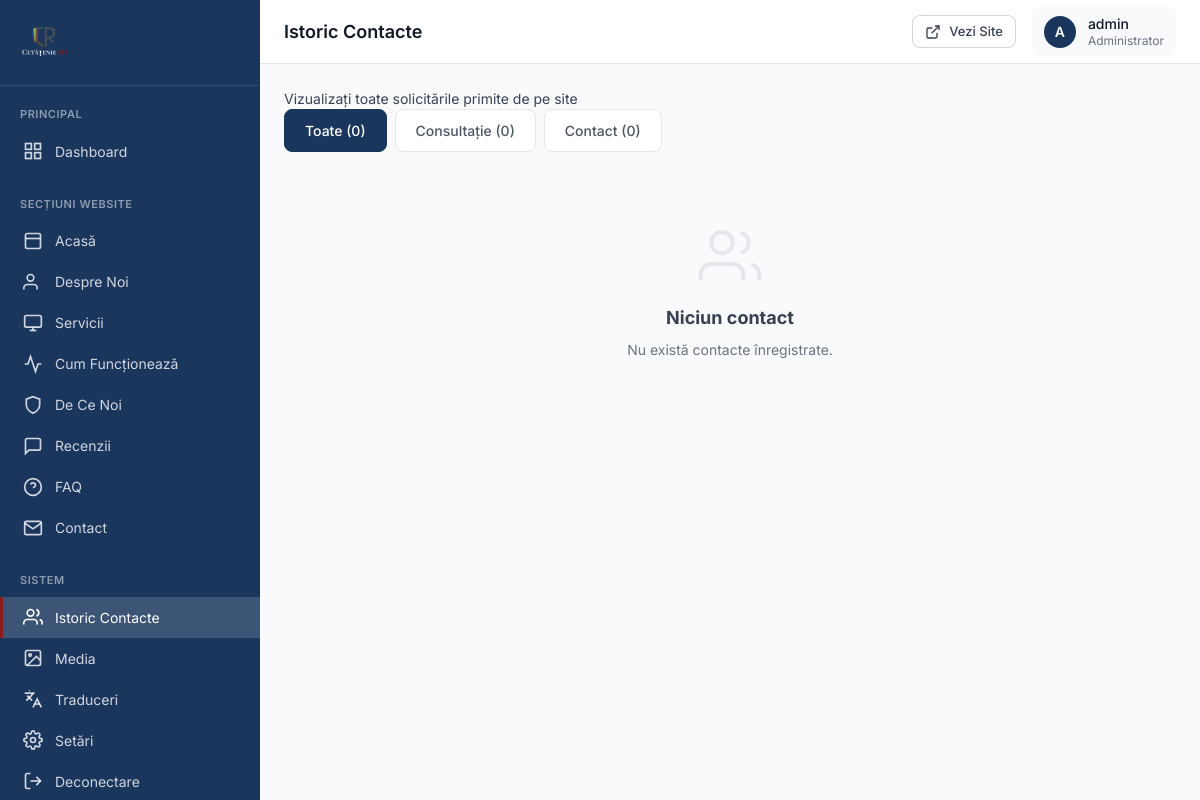
Before: /admin/sections/contacts.php (signed in) with the older database file.
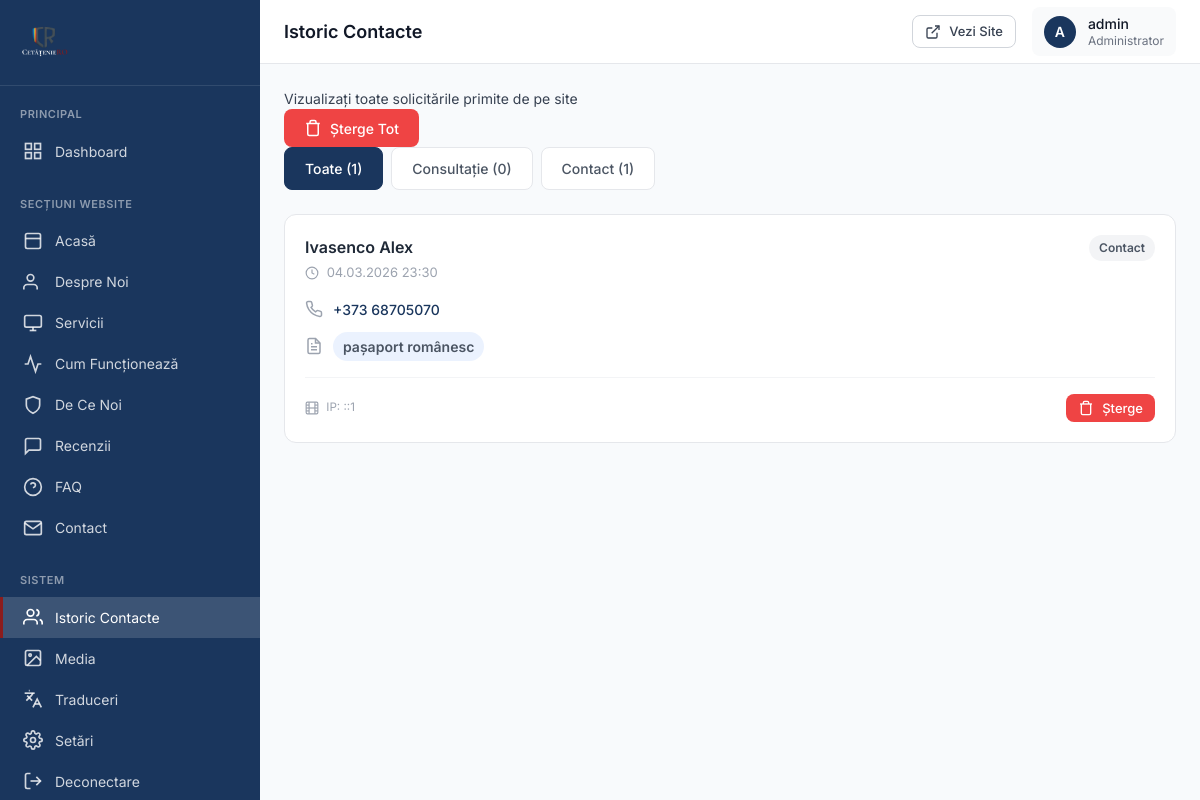
After: the same page with the newer database file.
### tables this page shows
CREATE TABLE `contacts_history` (
  `id` int(11) NOT NULL,
  `name` varchar(255) NOT NULL,
  `phone` varchar(50) NOT NULL,
  `service` varchar(255) DEFAULT NULL,
  `source` varchar(50) NOT NULL,
  `ip_address` varchar(45) DEFAULT NULL,
  `user_agent` text DEFAULT NULL,
  `created_at` datetime DEFAULT current_timestamp()
);

### admin/sections/contacts.php (the view, shortened to what this page needs)
<?php
require_once '../../config.php';
$pageTitle = 'Istoric Contacte';
$currentPage = 'contacts';
$perPage = 20;
$page = max(1, (int)($_GET['page'] ?? 1));
$offset = ($page - 1) * $perPage;
$sourceFilter = $_GET['source'] ?? 'all';
$whereClause = '';
$params = [];
$totalCount = $pdo->prepare("SELECT COUNT(*) FROM contacts_history $whereClause");
$totalCount->execute($params);
$total = $totalCount->fetchColumn();
$consultationCount = $pdo->query("SELECT COUNT(*) FROM contacts_history WHERE source = 'consultation_form'")->fetchColumn();
$contactCount = $pdo->query("SELECT COUNT(*) FROM contacts_history WHERE source = 'contact_form'")->fetchColumn();
$sql = "SELECT * FROM contacts_history $whereClause ORDER BY created_at DESC LIMIT $perPage OFFSET $offset";
$stmt = $pdo->prepare($sql);
$stmt->execute($params);
$contacts = $stmt->fetchAll(PDO::FETCH_ASSOC);
include '../includes/header.php';
?>
<div class="section-header">
    <div class="section-header-content">
        <p>Vizualizați toate solicitările primite de pe site</p>
    </div>
    <?php if ($total > 0): ?>
    <form method="POST" style="display: inline;" onsubmit="return confirm('Sigur doriți să ștergeți toate contactele?');">
        <button type="submit" class="btn btn-danger">
            <svg viewBox="0 0 24 24" fill="none" stroke="currentColor" stroke-width="2" width="16" height="16"><polyline points="3 6 5 6 21 6"/><path d="M19 6v14a2 2 0 0 1-2 2H7a2 2 0 0 1-2-2V6m3 0V4a2 2 0 0 1 2-2h4a2 2 0 0 1 2 2v2"/></svg>
            Șterge Tot
        </button>
    </form>
    <?php endif; ?>
</div>
<div class="tabs-container" style="margin-bottom: 1.5rem;">
    <a href="?source=all" class="tab-btn <?php echo $sourceFilter === 'all' ? 'active' : ''; ?>">
        Toate (<?php echo $total; ?>)
    </a>
    <a href="?source=consultation_form" class="tab-btn <?php echo $sourceFilter === 'consultation_form' ? 'active' : ''; ?>">
        Consultație (<?php echo $consultationCount; ?>)
    </a>
    <a href="?source=contact_form" class="tab-btn <?php echo $sourceFilter === 'contact_form' ? 'active' : ''; ?>">
        Contact (<?php echo $contactCount; ?>)
    </a>
</div>
<?php if (empty($contacts)): ?>
<div class="empty-state">
    <h3>Niciun contact</h3>
    <p>Nu există contacte înregistrate<?php echo $sourceFilter !== 'all' ? ' pentru acest filtru' : ''; ?>.</p>
</div>
<?php else: ?>
<div class="contacts-grid">
    <?php foreach ($contacts as $contact): ?>
    <div class="contact-card">
        <div class="contact-card-header">
            <div>
                <div class="contact-card-name"><?php echo htmlspecialchars($contact['name']); ?></div>
                <div class="contact-card-date">
                    <svg viewBox="0 0 24 24" fill="none" stroke="currentColor" stroke-width="2" width="14" height="14" style="display: inline; vertical-align: middle; margin-right: 4px;">
                        <circle cx="12" cy="12" r="10"/>
                        <polyline points="12 6 12 12 16 14"/>
                    </svg>
                    <?php echo date('d.m.Y H:i', strtotime($contact['created_at'])); ?>
                </div>
            </div>
            <div style="display: flex; gap: 8px; align-items: center;">
                <?php
                $sourceLabel = $contact['source'] === 'consultation_form' ? 'Consultație' : 'Contact';
                $sourceClass = $contact['source'] === 'consultation_form' ? 'badge-primary' : 'badge-secondary';
                ?>
                <span class="badge <?php echo $sourceClass; ?>"><?php echo $sourceLabel; ?></span>
            </div>
        </div>
        <div class="contact-card-body">
            <div class="contact-card-row">
                <a href="tel:<?php echo preg_replace('/[^+0-9]/', '', $contact['phone']); ?>" style="color: var(--admin-primary); font-weight: 500;">
                    <?php echo htmlspecialchars($contact['phone']); ?>
                </a>
            </div>
            <?php if (!empty($contact['service'])): ?>
            <div class="contact-card-row">
                <svg viewBox="0 0 24 24" fill="none" stroke="currentColor" stroke-width="2">
                    <path d="M14 2H6a2 2 0 0 0-2 2v16a2 2 0 0 0 2 2h12a2 2 0 0 0 2-2V8z"/>
                    <polyline points="14 2 14 8 20 8"/>
                    <line x1="16" y1="13" x2="8" y2="13"/>
                    <line x1="16" y1="17" x2="8" y2="17"/>
                    <polyline points="10 9 9 9 8 9"/>
                </svg>
                <span class="badge badge-info"><?php echo htmlspecialchars($contact['service']); ?></span>
            </div>
            <?php endif; ?>
        </div>
        <div class="contact-card-footer">
            <small class="text-muted">
                IP: <?php echo htmlspecialchars($contact['ip_address'] ?? '-'); ?>
            </small>
            <form method="POST" style="display: inline;" onsubmit="return confirm('Sigur doriți să ștergeți acest contact?');">
                <button type="submit" class="btn btn-sm btn-danger" title="Șterge">
                    <svg viewBox="0 0 24 24" fill="none" stroke="currentColor" stroke-width="2" width="14" height="14">
                        <polyline points="3 6 5 6 21 6"/>
                        <path d="M19 6v14a2 2 0 0 1-2 2H7a2 2 0 0 1-2-2V6m3 0V4a2 2 0 0 1 2-2h4a2 2 0 0 1 2 2v2"/>
                    </svg>
                    Șterge
                </button>
            </form>
        </div>
    </div>
    <?php endforeach; ?>
</div>
<?php endif; ?>
<?php include '../includes/footer.php'; ?>

### admin/includes/header.php (shortened to what this page needs)
<!DOCTYPE html>
<html lang="ro">
<head>
    <link rel="stylesheet" href="<?php echo ADMIN_URL; ?>/assets/css/admin.css">
</head>
<body>
    <div class="admin-wrapper">
        <aside class="admin-sidebar" id="adminSidebar">
            <div class="sidebar-header">
                <a href="<?php echo ADMIN_URL; ?>/dashboard.php" class="sidebar-logo">
                    <img src="<?php echo SITE_URL; ?>/img/logo2.png" alt="ActeRomânia">
                </a>
            </div>
            <nav class="sidebar-nav">
                <div class="nav-section">
                    <div class="nav-section-title">Principal</div>
                    <a href="<?php echo ADMIN_URL; ?>/dashboard.php" class="nav-item <?php echo ($currentPage ?? '') === 'dashboard' ? 'active' : ''; ?>">
                        <svg viewBox="0 0 24 24" fill="none" stroke="currentColor" stroke-width="2"><rect x="3" y="3" width="7" height="7"/><rect x="14" y="3" width="7" height="7"/><rect x="14" y="14" width="7" height="7"/><rect x="3" y="14" width="7" height="7"/></svg>
                        Dashboard
                    </a>
                </div>
                <div class="nav-section">
                    <div class="nav-section-title">Secțiuni Website</div>
                    <a href="<?php echo ADMIN_URL; ?>/sections/hero.php" class="nav-item <?php echo ($currentPage ?? '') === 'hero' ? 'active' : ''; ?>">
                        <svg viewBox="0 0 24 24" fill="none" stroke="currentColor" stroke-width="2"><rect x="3" y="3" width="18" height="18" rx="2"/><line x1="3" y1="9" x2="21" y2="9"/></svg>
                        Acasă
                    </a>
                    <a href="<?php echo ADMIN_URL; ?>/sections/about.php" class="nav-item <?php echo ($currentPage ?? '') === 'about' ? 'active' : ''; ?>">
                        <svg viewBox="0 0 24 24" fill="none" stroke="currentColor" stroke-width="2"><path d="M17 21v-2a4 4 0 0 0-4-4H5a4 4 0 0 0-4 4v2"/><circle cx="9" cy="7" r="4"/></svg>
                        Despre Noi
                    </a>
                    <a href="<?php echo ADMIN_URL; ?>/sections/services.php" class="nav-item <?php echo ($currentPage ?? '') === 'services' ? 'active' : ''; ?>">
                        <svg viewBox="0 0 24 24" fill="none" stroke="currentColor" stroke-width="2"><rect x="2" y="3" width="20" height="14" rx="2"/><line x1="8" y1="21" x2="16" y2="21"/><line x1="12" y1="17" x2="12" y2="21"/></svg>
                        Servicii
                    </a>
                    <a href="<?php echo ADMIN_URL; ?>/sections/process.php" class="nav-item <?php echo ($currentPage ?? '') === 'process' ? 'active' : ''; ?>">
                        <svg viewBox="0 0 24 24" fill="none" stroke="currentColor" stroke-width="2"><polyline points="22 12 18 12 15 21 9 3 6 12 2 12"/></svg>
                        Cum Funcționează
                    </a>
                    <a href="<?php echo ADMIN_URL; ?>/sections/why-us.php" class="nav-item <?php echo ($currentPage ?? '') === 'why-us' ? 'active' : ''; ?>">
                        <svg viewBox="0 0 24 24" fill="none" stroke="currentColor" stroke-width="2"><path d="M12 22s8-4 8-10V5l-8-3-8 3v7c0 6 8 10 8 10z"/></svg>
                        De Ce Noi
                    </a>
                    <a href="<?php echo ADMIN_URL; ?>/sections/reviews.php" class="nav-item <?php echo ($currentPage ?? '') === 'reviews' ? 'active' : ''; ?>">
                        <svg viewBox="0 0 24 24" fill="none" stroke="currentColor" stroke-width="2"><path d="M21 15a2 2 0 0 1-2 2H7l-4 4V5a2 2 0 0 1 2-2h14a2 2 0 0 1 2 2z"/></svg>
                        Recenzii
                    </a>
                    <a href="<?php echo ADMIN_URL; ?>/sections/faq.php" class="nav-item <?php echo ($currentPage ?? '') === 'faq' ? 'active' : ''; ?>">
                        <svg viewBox="0 0 24 24" fill="none" stroke="currentColor" stroke-width="2"><circle cx="12" cy="12" r="10"/><path d="M9.09 9a3 3 0 0 1 5.83 1c0 2-3 3-3 3"/><line x1="12" y1="17" x2="12.01" y2="17"/></svg>
                        FAQ
                    </a>
                    <a href="<?php echo ADMIN_URL; ?>/sections/contact.php" class="nav-item <?php echo ($currentPage ?? '') === 'contact' ? 'active' : ''; ?>">
                        <svg viewBox="0 0 24 24" fill="none" stroke="currentColor" stroke-width="2"><path d="M4 4h16c1.1 0 2 .9 2 2v12c0 1.1-.9 2-2 2H4c-1.1 0-2-.9-2-2V6c0-1.1.9-2 2-2z"/><polyline points="22,6 12,13 2,6"/></svg>
                        Contact
                    </a>
                </div>
                <div class="nav-section">
                    <div class="nav-section-title">Sistem</div>
                    <a href="<?php echo ADMIN_URL; ?>/sections/contacts.php" class="nav-item <?php echo ($currentPage ?? '') === 'contacts' ? 'active' : ''; ?>">
                        <svg viewBox="0 0 24 24" fill="none" stroke="currentColor" stroke-width="2"><path d="M17 21v-2a4 4 0 0 0-4-4H5a4 4 0 0 0-4 4v2"/><circle cx="9" cy="7" r="4"/><path d="M23 21v-2a4 4 0 0 0-3-3.87"/><path d="M16 3.13a4 4 0 0 1 0 7.75"/></svg>
                        Istoric Contacte
                    </a>
                    <a href="<?php echo ADMIN_URL; ?>/media.php" class="nav-item <?php echo ($currentPage ?? '') === 'media' ? 'active' : ''; ?>">
                        <svg viewBox="0 0 24 24" fill="none" stroke="currentColor" stroke-width="2"><rect x="3" y="3" width="18" height="18" rx="2"/><circle cx="8.5" cy="8.5" r="1.5"/><polyline points="21 15 16 10 5 21"/></svg>
                        Media
                    </a>
                    <a href="<?php echo ADMIN_URL; ?>/sections/translations.php" class="nav-item <?php echo ($currentPage ?? '') === 'translations' ? 'active' : ''; ?>">
                        <svg viewBox="0 0 24 24" fill="none" stroke="currentColor" stroke-width="2"><path d="M5 8l6 6"/><path d="M4 14l6-6 2-3"/><path d="M2 5h12"/><path d="M7 2h1"/><path d="M22 22l-5-10-5 10"/><path d="M14 18h6"/></svg>
                        Traduceri
                    </a>
                    <a href="<?php echo ADMIN_URL; ?>/settings.php" class="nav-item <?php echo ($currentPage ?? '') === 'settings' ? 'active' : ''; ?>">
                        Setări
                    </a>
                    <a href="<?php echo ADMIN_URL; ?>/logout.php" class="nav-item">
                        <svg viewBox="0 0 24 24" fill="none" stroke="currentColor" stroke-width="2"><path d="M9 21H5a2 2 0 0 1-2-2V5a2 2 0 0 1 2-2h4"/><polyline points="16 17 21 12 16 7"/><line x1="21" y1="12" x2="9" y2="12"/></svg>
                        Deconectare
                    </a>
                </div>
            </nav>
        </aside>
        <main class="admin-main">
            <header class="admin-header">
                <div class="header-left">
                    <h1 class="page-title"><?php echo isset($pageTitle) ? $pageTitle : 'Dashboard'; ?></h1>
                </div>
                <div class="header-right">
                    <a href="<?php echo SITE_URL; ?>" target="_blank" class="btn btn-outline btn-sm">
                        <svg viewBox="0 0 24 24" fill="none" stroke="currentColor" stroke-width="2"><path d="M18 13v6a2 2 0 0 1-2 2H5a2 2 0 0 1-2-2V8a2 2 0 0 1 2-2h6"/><polyline points="15 3 21 3 21 9"/><line x1="10" y1="14" x2="21" y2="3"/></svg>
                        Vezi Site
                    </a>
                    <div class="user-menu">
                        <div class="avatar"><?php echo strtoupper(substr($_SESSION['admin_user'] ?? 'A', 0, 1)); ?></div>
                        <div class="user-info">
                            <div class="user-name"><?php echo $_SESSION['admin_user'] ?? 'Admin'; ?></div>
                            <div class="user-role">Administrator</div>
                        </div>
                    </div>
                </div>
            </header>
            <div class="admin-content">

### admin/includes/footer.php (shortened to what this page needs)
            </div>
        </main>
    </div>
</body>
</html>

Changed rows visible on the page:
added contacts_history: name "Ivasenco Alex", created_at "04.03.2026 23:30", source "Contact", phone "+373 68705070", service "pașaport românesc", ip_address "::1"
Other visible differences:
$total: "0" → "1"
$contactCount: "0" → "1"
text no longer shown: "Niciun contact Nu există contacte înregistrate ."
text now shown: "Șterge Tot"
